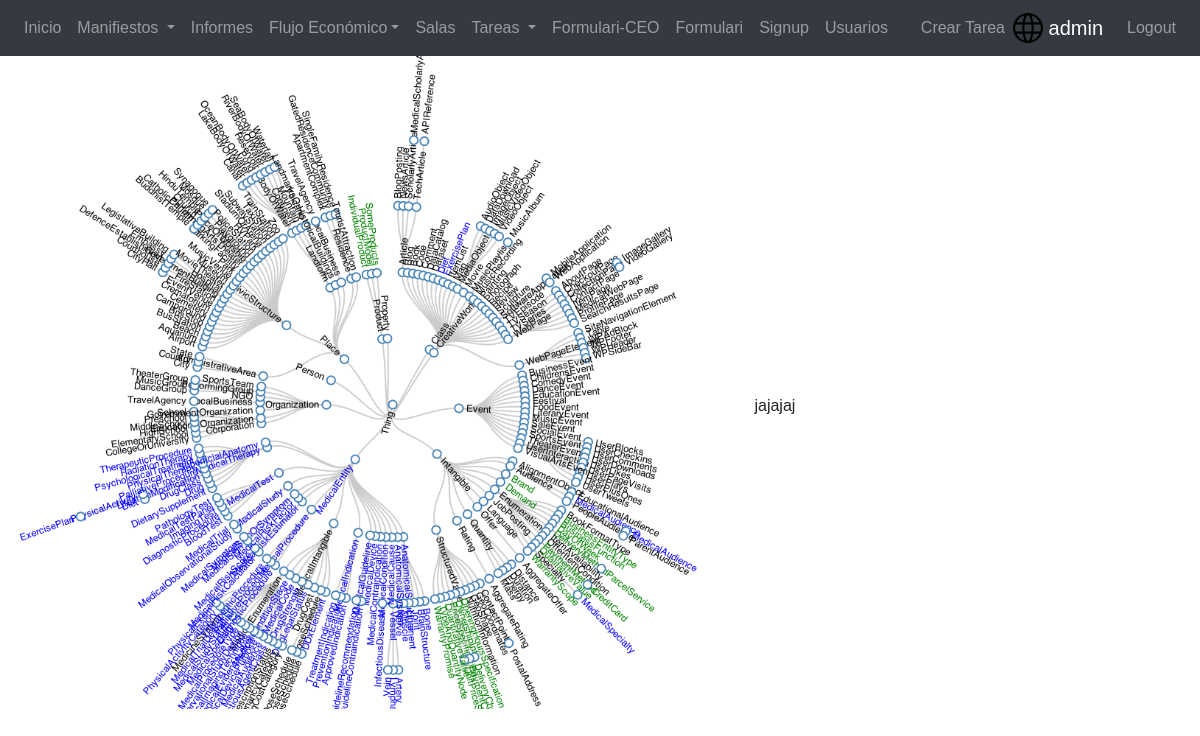
The page /application/analisis/ (signed in) on the database as committed earlier.
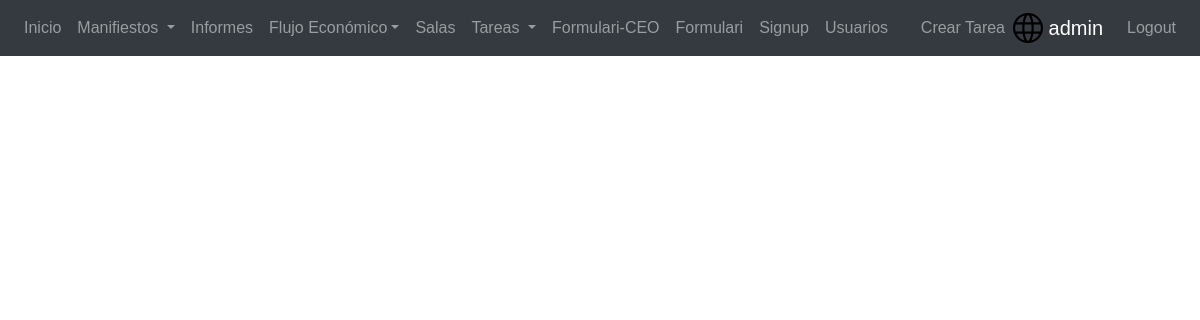
The same page on the database as committed later.
### application/models.py (models this page shows)
class Documents(models.Model):
    excel= models.FileField(upload_to='excel/',default='default-image.png',null=False)
    graph = models.ImageField(upload_to='graph/',default='default-image.png', null=False)
    info = models.CharField(max_length=64)

### application/views.py (the view)
# urls.py: path('analisis/', ceo_analysis, name='economic_flow'),
def ceo_analysis(request):
    logged_user = request.user
    role_class = UserProfile.objects.filter(user=logged_user)
    if role_class.get().role == 'CEO' or role_class.get().role == 'admin':
        doc = Documents.objects.all()
        return render(request, 'CEO/analysis.html', context={'role_class': role_class.get(),'doc':doc})
    else:
        raise PermissionDenied

### templates/CEO/analysis.html
{% extends 'generic.html' %}
{% block informacio %}
    {% for x in doc %}
        <div>
        <img style="margin-bottom: 4%" src="{{ x.graph.url }}" width="750" alt="{{ x.graph.url }}">
        <h7>{{ x.info }}</h7>
        </div>
    {% endfor %}
{% endblock %}

Rows that differ between the two databases and show on the page:
removed Documents: graph (picture), info "jajajaj"
